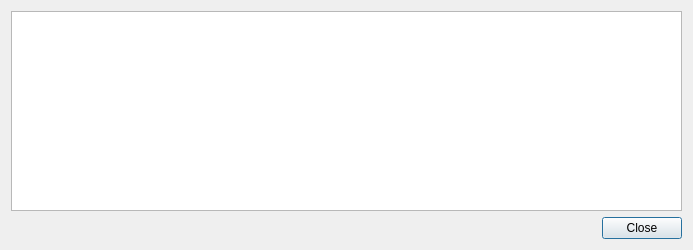
<?xml version="1.0" encoding="UTF-8"?>
<ui version="4.0">
 <class>TransactionDescDialog</class>
 <widget class="QDialog" name="TransactionDescDialog">
  <property name="geometry">
   <rect>
    <x>0</x>
    <y>0</y>
    <width>693</width>
    <height>250</height>
   </rect>
  </property>
  <property name="windowTitle">
   <string>Transaction details</string>
  </property>
  <layout class="QVBoxLayout" name="verticalLayout">
   <item>
    <widget class="QTextEdit" name="detailText">
     <property name="toolTip">
      <string>This pane shows a detailed description of the transaction</string>
     </property>
     <property name="readOnly">
      <bool>true</bool>
     </property>
    </widget>
   </item>
   <item>
    <widget class="QDialogButtonBox" name="buttonBox">
     <property name="orientation">
      <enum>Qt::Horizontal</enum>
     </property>
     <property name="standardButtons">
      <set>QDialogButtonBox::Close</set>
     </property>
    </widget>
   </item>
  </layout>
 </widget>
 <resources/>
 <connections>
  <connection>
   <sender>buttonBox</sender>
   <signal>accepted()</signal>
   <receiver>TransactionDescDialog</receiver>
   <slot>accept()</slot>
   <hints>
    <hint type="sourcelabel">
     <x>248</x>
     <y>254</y>
    </hint>
    <hint type="destinationlabel">
     <x>157</x>
     <y>274</y>
    </hint>
   </hints>
  </connection>
  <connection>
   <sender>buttonBox</sender>
   <signal>rejected()</signal>
   <receiver>TransactionDescDialog</receiver>
   <slot>reject()</slot>
   <hints>
    <hint type="sourcelabel">
     <x>316</x>
     <y>260</y>
    </hint>
    <hint type="destinationlabel">
     <x>286</x>
     <y>274</y>
    </hint>
   </hints>
  </connection>
 </connections>
</ui>
